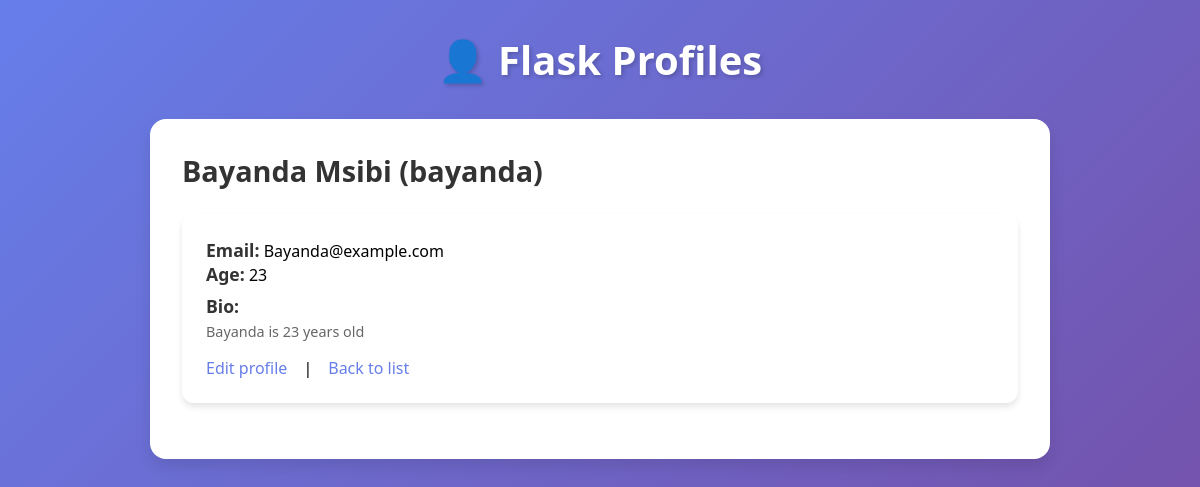
The page /profile/3 on the database its author committed.
### tables this page shows
CREATE TABLE users (
                id INTEGER PRIMARY KEY AUTOINCREMENT,
                username TEXT NOT NULL UNIQUE,
                full_name TEXT NOT NULL,
                email TEXT NOT NULL UNIQUE,
                age INTEGER,
                bio TEXT
            );

### app.py (the view)
@app.route('/profile/<int:user_id>')
def profile(user_id):
    db = get_db()
    user = db.execute('SELECT * FROM users WHERE id = ?', (user_id,)).fetchone()
    if not user:
        flash('User not found', 'error')
        return redirect(url_for('index'))
    return render_template('profile.html', user=user)

### app.py (called while the page is built)
@app.after_request
def after_request(response):
    response.headers["Cache-Control"] = "no-cache, no-store, must-revalidate"
    response.headers["Pragma"] = "no-cache"
    response.headers["Expires"] = "0"
    return response

### models.py (called while the page is built)
def get_db():
    db = getattr(g, '_database', None)
    if db is None:
        db = sqlite3.connect(DB_PATH)
        db.row_factory = sqlite3.Row
        g._database = db
    return db

def close_connection(exception):
    db = getattr(g, '_database', None)
    if db is not None:
        db.close()

### templates/profile.html
{% extends "base.html" %}
{% block content %}
  <h2>{{ user['full_name'] }} ({{ user['username'] }})</h2>
  <div class="card">
    <div><strong>Email:</strong> {{ user['email'] }}</div>
    <div><strong>Age:</strong> {{ user['age'] if user['age'] is not none else '—' }}</div>
    <div style="margin-top:0.5rem"><strong>Bio:</strong>
      <div class="small">{{ user['bio'] or 'No bio provided.' }}</div>
    </div>
    <div class="actions">
      <a href="{{ url_for('update', user_id=user['id']) }}">Edit profile</a> |
      <a href="{{ url_for('index') }}">Back to list</a>
    </div>
  </div>
{% endblock %}

### templates/base.html (style rules this page uses)
* { margin: 0; padding: 0; box-sizing: border-box; }
body { font-family: 'Segoe UI', Tahoma, Geneva, Verdana, sans-serif; background: linear-gradient(135deg, #667eea 0%, #764ba2 100%); min-height: 100vh; padding: 2rem 1rem; }
h2 { color: #333; font-size: 1.8rem; margin-bottom: 1.5rem; }
.card { background: white; border-radius: 12px; padding: 1.5rem; margin-bottom: 1.5rem; box-shadow: 0 4px 6px rgba(0,0,0,0.1); transition: transform 0.2s, box-shadow 0.2s; }
.small { font-size: 0.9rem; color: #666; margin-top: 0.25rem; }
.actions { margin-top: 1rem; display: flex; gap: 1rem; flex-wrap: wrap; }
a:not(.btn) { color: #667eea; text-decoration: none; font-weight: 500; transition: color 0.2s; }
strong { color: #333; font-size: 1.1rem; }

### rows shown on the page
users: full_name "Bayanda Msibi", username "bayanda", email "Bayanda@example.com", age "23", bio "Bayanda is 23 years old"
